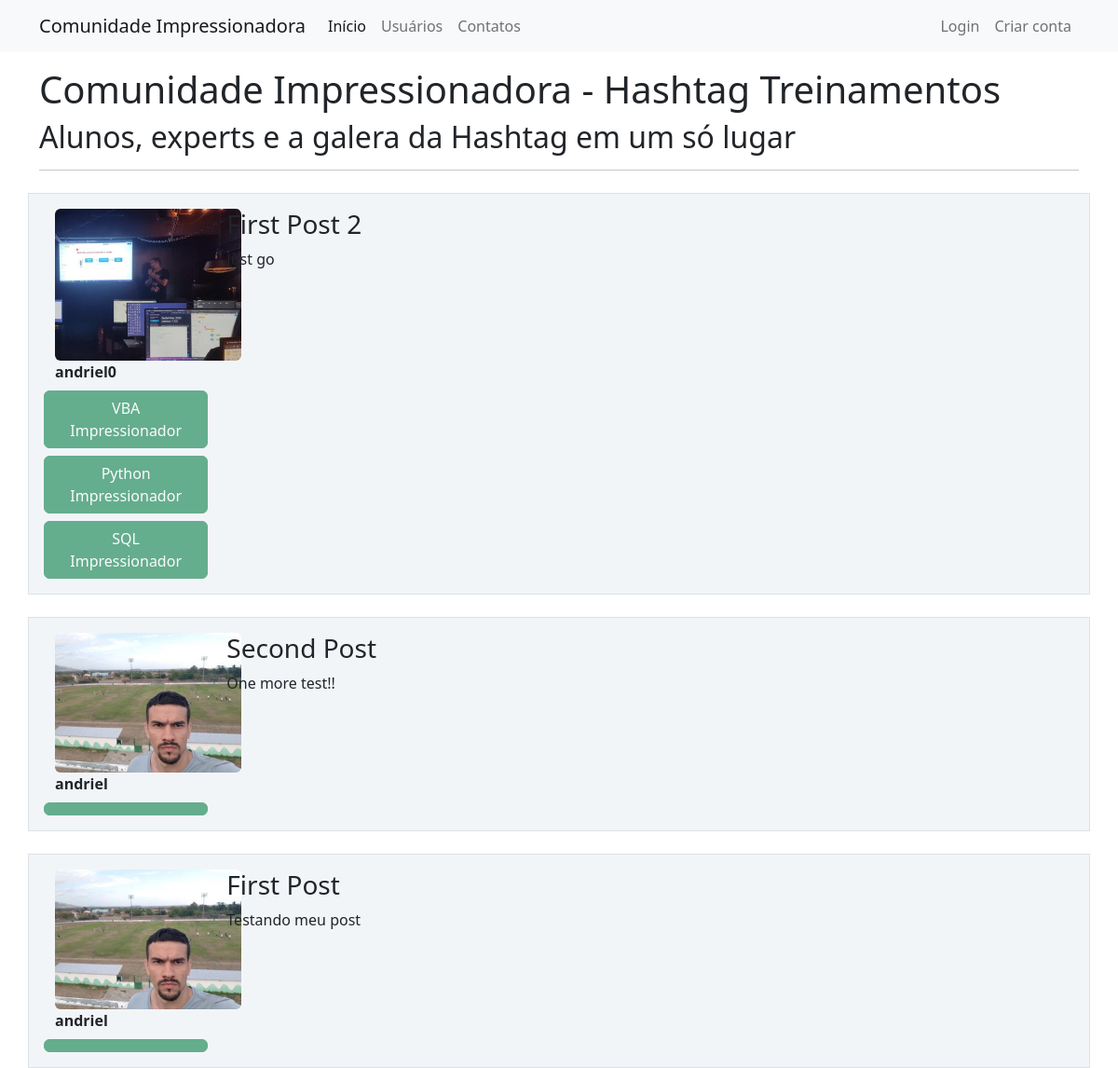
The page / on the database its author committed.
### comunidadeimpressionadora/models.py (models this page shows)
class Post(database.Model):
    id = database.Column(database.Integer, primary_key=True)
    titulo = database.Column(database.String, nullable=False)
    corpo = database.Column(database.Text, nullable=False)
    data_criacao = database.Column(database.DateTime, nullable=False, default=datetime.utcnow)
    id_usuario = database.Column(database.Integer, database.ForeignKey('usuario.id'), nullable=False)

class Usuario(database.Model, UserMixin):
    id = database.Column(database.Integer, primary_key=True)
    username = database.Column(database.String, nullable=False)
    email = database.Column(database.String, unique=True, nullable=False)
    senha = database.Column(database.String, nullable=False)
    foto_perfil = database.Column(database.String, default='default.jpg', nullable=False)
    posts = database.relationship('Post', backref='autor', lazy=True)
    cursos = database.Column(database.String, default='Não informado', nullable=False)

### comunidadeimpressionadora/routes.py (the view)
@app.route("/")
def home():
    posts = Post.query.order_by(Post.id.desc())
    return render_template('homepage.html', posts=posts)

### comunidadeimpressionadora/templates/homepage.html
{% extends 'base.html' %}
{% block body %}
    <div class="container mt-3">
        <h1 class="color:orange">Comunidade Impressionadora - Hashtag Treinamentos</h1>
        <h2>Alunos, experts e a galera da Hashtag em um só lugar</h2>
        <hr>
        {% for post in posts %}
        <div class="row border mt-4 p-3 meupost">
            <div class="col col-2">
                <div class="image pe-2">
                    <img src="{{ url_for('static', filename='fotos_perfil/{}'.format(post.autor.foto_perfil)) }}" class="rounded" width="200" >
                    <br>
                    <strong>{{ post.autor.username }}</strong>
                    <div class="row justify-content-center">
                        {% for curso in post.autor.cursos.split(';') %}
                            <button type="button" class="btn btn-success disabled mt-2">{{ curso }}</button>
                        {% endfor %}
                    </div>
                </div>
            </div>
            <div class="col col-10">
                <h3>{{ post.titulo }}</h3>
                <p>{{ post.corpo }}</p>
            </div>
        </div>
        {% endfor %}
    </div>
{% endblock %}

### comunidadeimpressionadora/static/main.css (style rules this page uses)
.meupost { background: #f2f5f8; }

### rows shown on the page
Post: foto_perfil (picture), autor.username "andriel0", curso "VBA Impressionador" "Python Impressionador" "SQL Impressionador", titulo "First Post 2", corpo "Just go"
Post: foto_perfil (picture), autor.username "andriel", titulo "Second Post", corpo "One more test!!"
Post: foto_perfil (picture), autor.username "andriel", titulo "First Post", corpo "Testando meu post"
